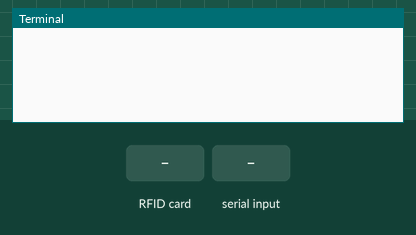
This program was run on a simulated Raspberry Pi (BCM pin numbers). Parts: the last lines printed to the terminal. The test bench sets the inputs (shaded band). At 7.3 s the program stops and its outputs stay as they are.

Above: at 1.2 s.
1.3 s: RFID card 5E 7A 19 C4 held to the reader
At 1.9 s:
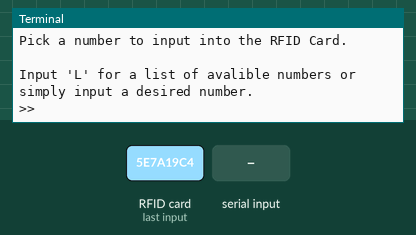
2.8 s: "l" typed at the terminal, then Enter
4.3 s: "n" typed at the terminal, then Enter
5.8 s: "5" typed at the terminal, then Enter
At 6.3 s:
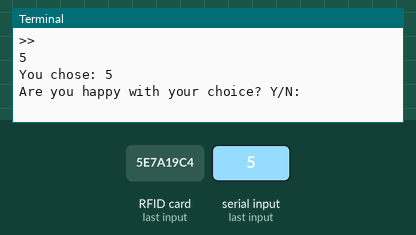
7.3 s: "90" typed at the terminal, then Enter
At 8.5 s:
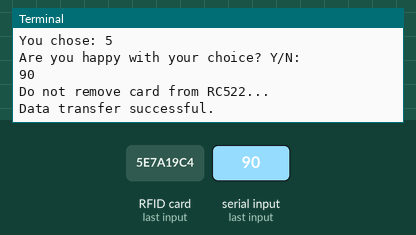

Measured:
- after the input at 1.3 s, the terminal: prints a new line at once (image 1)
- after the input at 5.8 s, the terminal: prints a new line at once (image 2)
- after the input at 7.3 s, the terminal: prints a new line at once (image 3)

The program:

RFID_numbers_part_1.py
```python
import signal
import time
from pirc522 import RFID
import sys

try:
  input = raw_input
except NameError:
  pass

CARD_KEY = [0xFF, 0xFF, 0xFF, 0xFF, 0xFF, 0xFF]
NUMBERS = [
  ('1', 1),
  ('2', 2),
  ('3', 3),
  ('4', 4),
  ('5', 5),
  ('6', 6),
  ('7', 7),
  ('8', 8),
  ('9', 9)
]

run = True
rdr = RFID()
util = rdr.util()
util.debug = False

def end_read(signal, frame):
  global run
  print("\nCtrl+C captured. ending reading.")
  run = False
  rdr.cleanup()
  print("Starting")
  print("Waiting for RFID Input...")

while run:
  rdr.wait_for_tag()
  (error, data) = rdr.request()
  if not error:
    print("Card Detected: " + format(data, "02x"))
  (error, uid) = rdr.anticoll()
  if not error:
    print("Card read UID: " + str(uid[0]) + "," + str(uid[1]) +
"," + str(uid[1]) + "," + str(uid[2]) + "," + str(uid[3]))
    print("Writing data...")
    print("\nPick a number to input into the RFID Card.")
    number_choice = None

    while number_choice is None:
      print("\nInput 'L' for a list of avalible numbers or simply input a desired number.")
      choice = input(">> ")

      if choice.lower() == 'l':
        for i, b in enumerate(NUMBERS):
          number_name, number_id = b
          print('\n{0:>6}\t{1}'.format(i+1, number_name))
      else:
        try:
          number_choice = int(choice) - 1
        except ValueError:
          print("Unrecognized option.")
          continue
          if not (0 <= number_choice <= len(NUMBERS)):
            print("Unavalible value: Block number must be within 0 to {0}.".format(len(NUMBERS)))
            continue
    number_name, number_id = NUMBERS[number_choice]
    print("You chose: {0}".format(number_name))
    choice = input("Are you happy with your choice? Y/N: ")
    if choice.lower() == "n":
      print("Aborted.")
      sys.exit(0)
    else:
      print("Do not remove card from RC522...")
      util.set_tag(uid)
      util.auth(rdr.auth_b, CARD_KEY)
      util.rewrite(4, [None, None, 0x69, 0x24, 0x40])

      data = bytearray(16)
      data[0:4] = b'NUM'
      data[4] = number_id & 0xFF
      util.rewrite(4, data)
      print("Data transfer successful.")
      run = False
```
